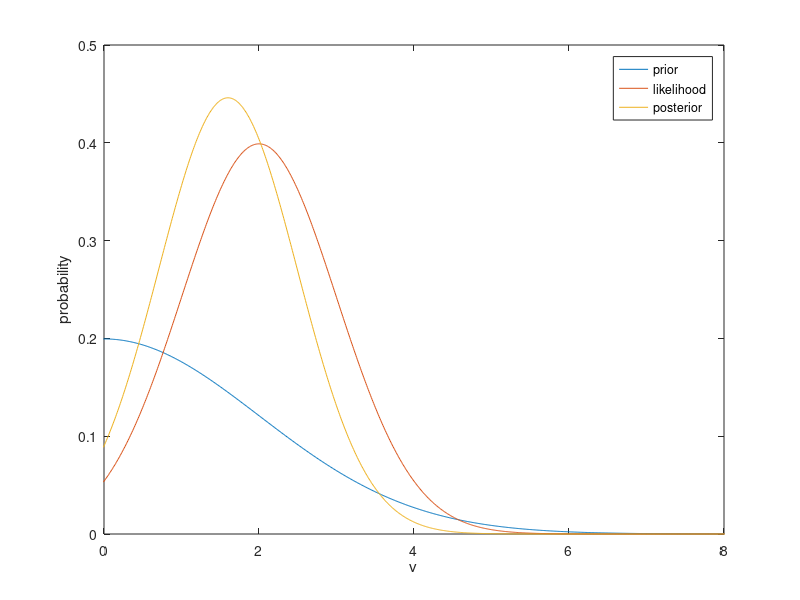

Here is the MATLAB script that generated this plot: (Note: this script raises an error after producing the figure.)
%% description 
%bayesian brain hypothesis - inference 
%premise here is that if you have a
%high contrast bar that moves at a certain velcoity, it will be percieved
%to move faster than a low contrast bar
%i.e. low contrast appears to move slower 
%   Other m-files required: none
%   MAT-files required: none
%

%   Author: Taranjit Sehmbi
%   Date: 15/02/2021 
%% initialise 
clear all;
clc;
%% variables
% normal distribution 
samples = -20:0.01:20;

%mean = u
%standard deviation = sigma
%normpdf(samples,u,sigma);

%standard deviation 
StdPrior = 2;
StdLikelihood = 1;

%likelihood
likelihood = normpdf(samples,2,StdLikelihood);
%prior 
prior = normpdf(samples,0,StdPrior);

%% plot  
PriorPlot = plot(samples,prior);

hold on
LikelihoodPlot = plot(samples,likelihood);

hold on
%every element of prior multiplied with corresponding element of likelihood
posterior = prior.*likelihood;
%does likelihood incorporate 1?
sum(likelihood)*0.01;
%does prior incorporate 1?
sum(prior)*0.01;
%does posterior incorporate 1? no
sum(posterior)*0.01;
%fix sum to 100 - normalisation 
posterior = posterior/sum(posterior)/0.01;
PosteriorPlot = plot(samples,posterior);
hold on;
xlabel('v');
ylabel('probability');
legend([PriorPlot, LikelihoodPlot, PosteriorPlot],'prior', 'likelihood', 'posterior');
xlim([0 8]);

%% maximum points
max(prior);
max(likelihood);
max(posterior);

%in the vector samples,which element that is equal to prior
meanPrior = samples(find(max(prior)==prior));
%will be the same as samples*likelihood'*.0.01
%also same as sum(samples.*likelihood)*.0.01

%for likelihood
meanLikelihood = samples(find(max(likelihood)==likelihood));
%for posterior
meanPosterior = samples(find(max(posterior)==posterior));

StdPosterior = std(posterior);

%% table 
Mean = [ meanPrior, meanLikelihood, meanPosterior]';
Distribution = {'Prior'; 'Likelihood'; 'Posterior'};
StandardD = [StdPrior, StdLikelihood, StdPosterior]' ;
table(Distribution, Mean, StandardD)